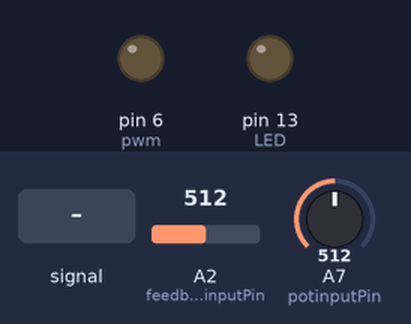
The sketch below on a simulated Arduino Nano, built with avr-gcc and run on an emulated ATmega328P. On the bench: output pins drawn as LEDs (lit = HIGH). The test bench sets the inputs (shaded band); at power-on: A2 (feedbackinputPin) = 512, A7 (potinputPin) = 512. What the sketch prints to the serial monitor is not drawn.

Above: at 1.2 s.
1.3 s: A2 (feedbackinputPin) fed a 2 Hz sine of ±306 counts around its level
4.3 s: A2 (feedbackinputPin) set to 306
At 6.0 s:
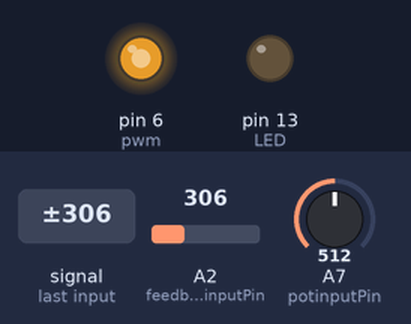
6.3 s: A7 (potinputPin) set to 397
7.8 s: A7 (potinputPin) set to 376
At 9.5 s:
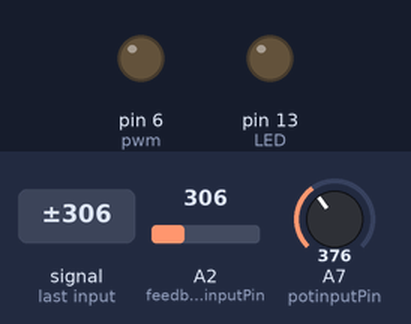
Timing chart, 0 to 10.7 s (numbered marks = the images above; inputs shaded):
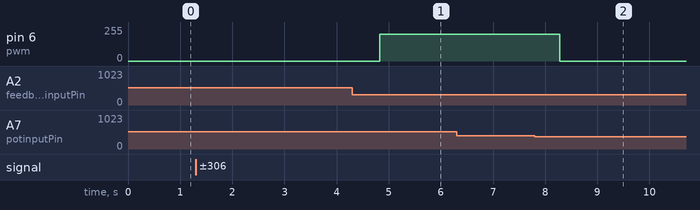

Measured:
- the behaviour switches between 389 and 388 on A7 (potinputPin) (found by bisection; images 1 and 2)
- after the input at 4.3 s, pin 6 (pwm): 0/255 → 200/255 after 0.52 s
- after the input at 7.8 s, pin 6 (pwm): 200/255 → 0/255 after 0.47 s

The sketch:

main_copy.ino
```cpp
#define pwm 6
#define potinputPin A7
#define feedbackinputPin A2

float potinputval, feedbackinputval;
float pwmval, potInputVal, feedbackInputVal;
int pwmMAXVAL = 200, LED = 13;

void setup(){
  Serial.begin(115200);
  TCCR0B = TCCR0B & B11111000 | B00000001;    // set timer 0 divisor to     1 for PWM frequency of 62500.00 Hz
  //TCCR0B = TCCR0B & B11111000 | B00000010;    // set timer 0 divisor to     8 for PWM frequency of  7812.50 Hz
  //TCCR0B = TCCR0B & B11111000 | B00000011;    // set timer 0 divisor to    64 for PWM frequency of   976.56 Hz (The DEFAULT)
  //TCCR0B = TCCR0B & B11111000 | B00000100;    // set timer 0 divisor to   256 for PWM frequency of   244.14 Hz
  //TCCR0B = TCCR0B & B11111000 | B00000101;    // set timer 0 divisor to  1024 for PWM frequency of    61.04 Hz
	delay(50);

  pinMode(13, OUTPUT);
  pinMode(pwm, OUTPUT);
  pinMode(potinputPin, INPUT);
  pinMode(feedbackinputPin, INPUT);

  digitalWrite(pwm, LOW);
  digitalWrite(LED, LOW);
  pwmval = 0;

}

void loop(){
  potinputval = readingpotinputval();
  feedbackinputval = readingfeedbackinputval();

  if (potinputval >= feedbackinputval) { //jika nilai potensio > feedback
    Serial.println("A");
    if (pwmval > pwmMAXVAL) {
      Serial.println("A_1");
      potinputval = readingpotinputval();
      feedbackinputval = readingfeedbackinputval();
    } else {
      Serial.println("A_2");
      potinputval = readingpotinputval();
      feedbackinputval = readingfeedbackinputval();
      pwmval = pwmval + 0.5;
      analogWrite(pwm, pwmval);
    }
  }
  else { //jika nilai potensio < feedback
    Serial.println("B");
    if (pwmval <  0) {
      potinputval = readingpotinputval();
      feedbackinputval = readingfeedbackinputval();
    } else {
      potinputval = readingpotinputval();
      feedbackinputval = readingfeedbackinputval();
      pwmval = pwmval - 0.5;
      analogWrite(pwm, pwmval);
    }
  }

  //for debug
//  analogWrite(pwm, potinputval);
  Serial.println(potinputval);

}

float readingpotinputval() {
  int value = 0;
  potInputVal = analogRead(potinputPin);
  value = map(potInputVal,  0, 1023, 0, pwmMAXVAL);
  //  value = map(value, 1023,  0, 128, 0);
  digitalWrite(13,LOW);
  return value;
}

int readingfeedbackinputval() {
  int value = 0;
  feedbackInputVal = analogRead(feedbackinputPin);
  value = map(feedbackInputVal, 0, 1023,  0, 255);
  //  value = map(value, 1023,  0, 255, 0);
  return value;
}

void printval() {
  Serial.println(potInputVal);
  Serial.println(feedbackInputVal);
}
```
